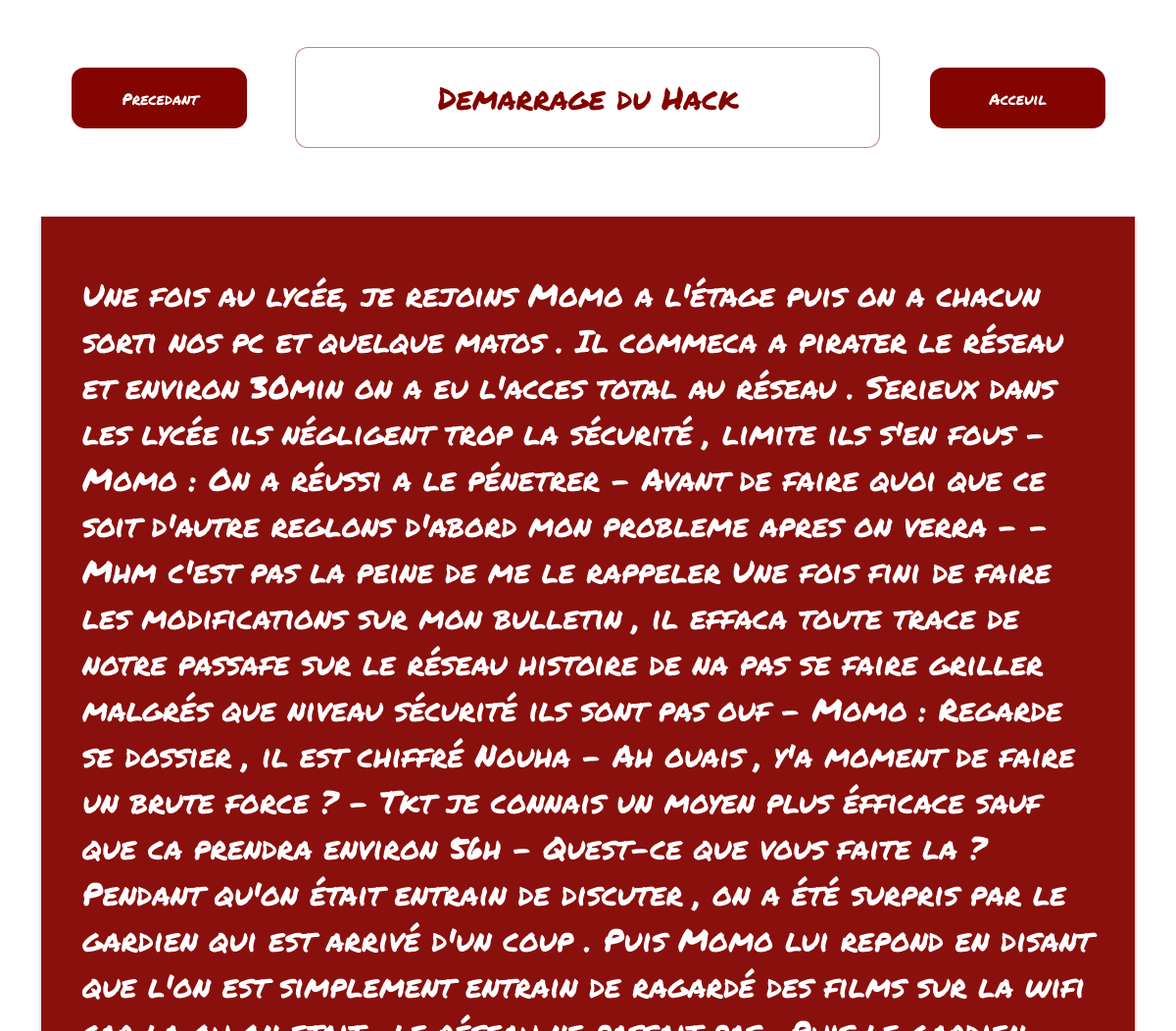
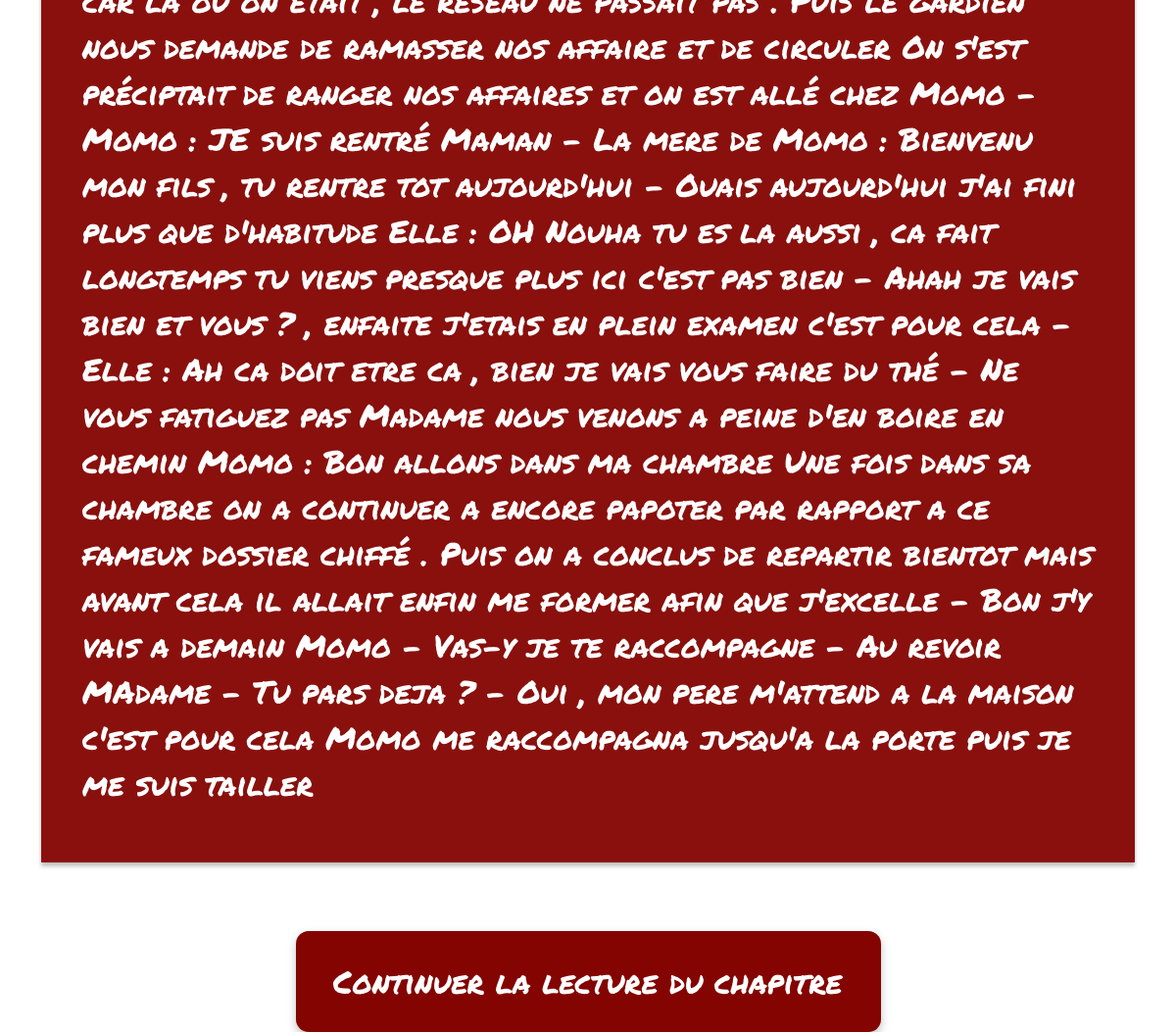
The page /demarrage-du-hack/ on the database its author committed (2 pictures, top to bottom).
### livre/models.py (models this page shows, shortened)
class BooksModel(models.Model):
    title = models.CharField(max_length=55, verbose_name='Titre')
    description = models.TextField(verbose_name='Description')
    publier = models.BooleanField(default=True)
    class Meta:
        verbose_name = 'Livre'

### livre/views.py (the view)
# urls.py: path('demarrage-du-hack/', ArticleFive, name="demarrage-du-hack"),
def ArticleFive(request):
    books = BooksModel.objects.get(id='5')
    return render(request, 'article_five.html', {'books': books})

### livre/templates/article_five.html (shortened to what this page needs)
{% extends 'article.html' %}
{% load static %}
{% block title %}
    <h1> {{ books.title }}</h1>
{% endblock %}
{% block previous %}
    <a href="{% url 'nouvelle-aire' %}" class="btn1">Precedant</a>
{% endblock %}
{% block next %}
    <a href="{% url 'page-two' %}" class="btn2">Acceuil</a>
{% endblock %}
{% block content %}
    <p>{{ books.description }}</p>
{% endblock %}
{% block button %}
    <a href=" {% url 'des-gens-chez-moi' %}">Continuer la lecture du chapitre</a>
{% endblock %}

### livre/templates/static/css/article.css (style rules this page uses)
* { margin: 0; padding: 0; box-sizing: border-box; }
body { font-family: 'Permanent Marker'; background-color: #fff; height: 1024px; }
.title h1 { color: #830400; font-style: normal; font-weight: 400; font-size: 32px; line-height: 47px; }
.item a { text-decoration: none; color: white; text-align: center; }
.btn1, .btn2 { width: 178px; height: 61px; background: #830400; border: 1px solid rgba(131, 4, 0, 0.5); border-radius: 13px; display: flex; justify-content: center; align-items: center; }
.item a { text-decoration: none; color: white; font-style: normal; font-weight: 400; font-size: 16px; line-height: 23px; }
.container p { font-style: normal; font-weight: 400; font-size: 32px; line-height: 47px; display: flex; align-items: center; color: #FFFFFF; }
.button a { text-decoration: none; width: 520px; height: 47px; font-family: 'Permanent Marker'; font-style: normal; font-weight: 400; font-size: 32px; line-height: 47px; display: flex; align-items: center; text-align: center; color: #FFFFFF; }

### rows shown on the page
BooksModel: title "Demarrage du Hack", description "Une fois au lycée, je rejoins Momo a l'étage puis on a chacun sorti nos pc et quelque matos . Il commeca a pirater le réseau et environ 30min on a eu l'acces total au réseau . Serieux dans les lycée ils négligent trop la sécurité , limite ils s'en fous - Momo : On a réussi a le pénetrer - Avant de faire quoi que ce soit d'autre reglons d'abord mon probleme apres on verra - - Mhm c'est pas la peine de me le rappeler Une fois fini de faire les modifications sur mon bulletin , il effaca toute trace de notre passafe sur le réseau histoire de na pas se faire griller malgrés que niveau sécurité ils sont pas ouf - Momo : Regarde se dossier , il est chiffré Nouha - Ah ouais , y'a moment de faire un…"
